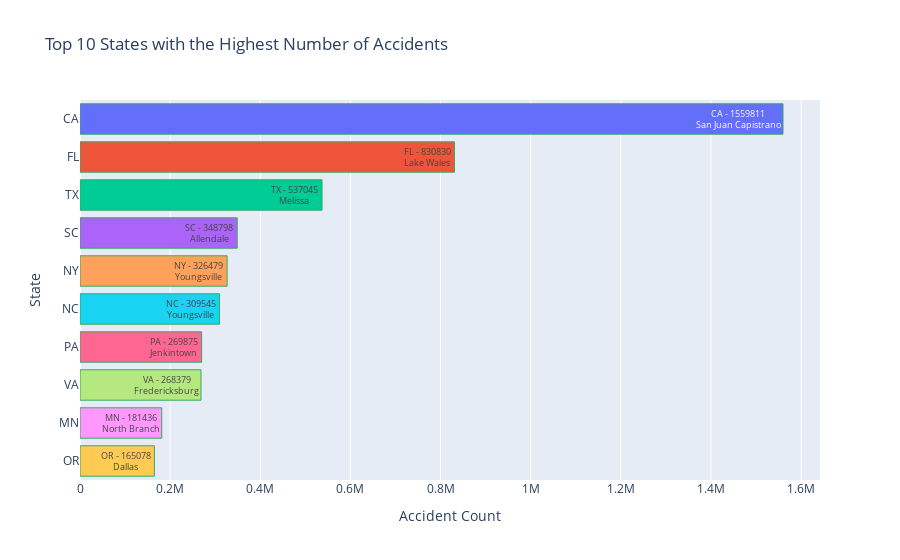

Notebook source saved alongside this figure:
### Code cell
## ARCHIT UPDATED ##

## TRAFFIC ACCIDENTS FOR TOP 10 STATES WITH THEIR RESPECTIVE CITIES  ##


import plotly.graph_objects as go
import plotly.colors as colors

# Convert the PySpark DataFrame to Pandas DataFrame
state_counts_pd = df_pyspark_clean.groupBy('State', 'City').count().toPandas()

# Group by state and get the count for each city
state_city_counts = state_counts_pd.groupby('State')['count'].sum().reset_index()

# Select the top 10 states
top_10_states = state_city_counts.nlargest(10, 'count')

# Create a diverging color scale
color_scale = colors.diverging.RdYlBu

# Create the horizontal bar chart with color shade
fig = go.Figure()

# Add bars to the chart
for i, row in top_10_states.iterrows():
    bar_text = f"{row['State']} - {row['count']}<br>{state_counts_pd.loc[state_counts_pd['State'] == row['State'], 'City'].values[0]}"
    fig.add_trace(go.Bar(
        x=[row['count']],
        y=[row['State']],
        orientation='h',
        text=[bar_text],
        hovertemplate='%{text}',
        marker=dict(
            color=row['count'],
            colorscale=color_scale,
            line=dict(color='rgba(50, 171, 96, 1.0)', width=1)
        ),
        textposition='inside'
    ))

# Update layout properties
fig.update_layout(
    title='Top 10 States with the Highest Number of Accidents',
    xaxis_title='Accident Count',
    yaxis_title='State',
    yaxis=dict(autorange='reversed'),
    showlegend=False
)

# Show the horizontal bar chart
fig.show()

### Figure 1 — Plotly figure (JSON) as saved in the notebook; plotly's stock layout.template omitted (floating-point values rounded to 4 significant figures)
{"data": [{"hovertemplate": "%{text}", "marker": {"color": 1559811, "colorscale": [[0, "rgb(165,0,38)"], [0.1, "rgb(215,48,39)"], [0.2, "rgb(244,109,67)"], [0.3, "rgb(253,174,97)"], [0.4, "rgb(254,224,144)"], [0.5, "rgb(255,255,191)"], [0.6, "rgb(224,243,248)"], [0.7, "rgb(171,217,233)"], [0.8, "rgb(116,173,209)"], [0.9, "rgb(69,117,180)"], [1, "rgb(49,54,149)"]], "line": {"color": "rgba(50, 171, 96, 1.0)", "width": 1}}, "orientation": "h", "text": ["CA - 1559811<br>San Juan Capistrano"], "textposition": "inside", "type": "bar", "x": [1559811], "y": ["CA"]}, {"hovertemplate": "%{text}", "marker": {"color": 830830, "colorscale": [[0, "rgb(165,0,38)"], [0.1, "rgb(215,48,39)"], [0.2, "rgb(244,109,67)"], [0.3, "rgb(253,174,97)"], [0.4, "rgb(254,224,144)"], [0.5, "rgb(255,255,191)"], [0.6, "rgb(224,243,248)"], [0.7, "rgb(171,217,233)"], [0.8, "rgb(116,173,209)"], [0.9, "rgb(69,117,180)"], [1, "rgb(49,54,149)"]], "line": {"color": "rgba(50, 171, 96, 1.0)", "width": 1}}, "orientation": "h", "text": ["FL - 830830<br>Lake Wales"], "textposition": "inside", "type": "bar", "x": [830830], "y": ["FL"]}, {"hovertemplate": "%{text}", "marker": {"color": 537045, "colorscale": [[0, "rgb(165,0,38)"], [0.1, "rgb(215,48,39)"], [0.2, "rgb(244,109,67)"], [0.3, "rgb(253,174,97)"], [0.4, "rgb(254,224,144)"], [0.5, "rgb(255,255,191)"], [0.6, "rgb(224,243,248)"], [0.7, "rgb(171,217,233)"], [0.8, "rgb(116,173,209)"], [0.9, "rgb(69,117,180)"], [1, "rgb(49,54,149)"]], "line": {"color": "rgba(50, 171, 96, 1.0)", "width": 1}}, "orientation": "h", "text": ["TX - 537045<br>Melissa"], "textposition": "inside", "type": "bar", "x": [537045], "y": ["TX"]}, {"hovertemplate": "%{text}", "marker": {"color": 348798, "colorscale": [[0, "rgb(165,0,38)"], [0.1, "rgb(215,48,39)"], [0.2, "rgb(244,109,67)"], [0.3, "rgb(253,174,97)"], [0.4, "rgb(254,224,144)"], [0.5, "rgb(255,255,191)"], [0.6, "rgb(224,243,248)"], [0.7, "rgb(171,217,233)"], [0.8, "rgb(116,173,209)"], [0.9, "rgb(69,117,180)"], [1, "rgb(49,54,149)"]], "line": {"color": "rgba(50, 171, 96, 1.0)", "width": 1}}, "orientation": "h", "text": ["SC - 348798<br>Allendale"], "textposition": "inside", "type": "bar", "x": [348798], "y": ["SC"]}, {"hovertemplate": "%{text}", "marker": {"color": 326479, "colorscale": [[0, "rgb(165,0,38)"], [0.1, "rgb(215,48,39)"], [0.2, "rgb(244,109,67)"], [0.3, "rgb(253,174,97)"], [0.4, "rgb(254,224,144)"], [0.5, "rgb(255,255,191)"], [0.6, "rgb(224,243,248)"], [0.7, "rgb(171,217,233)"], [0.8, "rgb(116,173,209)"], [0.9, "rgb(69,117,180)"], [1, "rgb(49,54,149)"]], "line": {"color": "rgba(50, 171, 96, 1.0)", "width": 1}}, "orientation": "h", "text": ["NY - 326479<br>Youngsville"], "textposition": "inside", "type": "bar", "x": [326479], "y": ["NY"]}, {"hovertemplate": "%{text}", "marker": {"color": 309545, "colorscale": [[0, "rgb(165,0,38)"], [0.1, "rgb(215,48,39)"], [0.2, "rgb(244,109,67)"], [0.3, "rgb(253,174,97)"], [0.4, "rgb(254,224,144)"], [0.5, "rgb(255,255,191)"], [0.6, "rgb(224,243,248)"], [0.7, "rgb(171,217,233)"], [0.8, "rgb(116,173,209)"], [0.9, "rgb(69,117,180)"], [1, "rgb(49,54,149)"]], "line": {"color": "rgba(50, 171, 96, 1.0)", "width": 1}}, "orientation": "h", "text": ["NC - 309545<br>Youngsville"], "textposition": "inside", "type": "bar", "x": [309545], "y": ["NC"]}, {"hovertemplate": "%{text}", "marker": {"color": 269875, "colorscale": [[0, "rgb(165,0,38)"], [0.1, "rgb(215,48,39)"], [0.2, "rgb(244,109,67)"], [0.3, "rgb(253,174,97)"], [0.4, "rgb(254,224,144)"], [0.5, "rgb(255,255,191)"], [0.6, "rgb(224,243,248)"], [0.7, "rgb(171,217,233)"], [0.8, "rgb(116,173,209)"], [0.9, "rgb(69,117,180)"], [1, "rgb(49,54,149)"]], "line": {"color": "rgba(50, 171, 96, 1.0)", "width": 1}}, "orientation": "h", "text": ["PA - 269875<br>Jenkintown"], "textposition": "inside", "type": "bar", "x": [269875], "y": ["PA"]}, {"hovertemplate": "%{text}", "marker": {"color": 268379, "colorscale": [[0, "rgb(165,0,38)"], [0.1, "rgb(215,48,39)"], [0.2, "rgb(244,109,67)"], [0.3, "rgb(253,174,97)"], [0.4, "rgb(254,224,144)"], [0.5, "rgb(255,255,191)"], [0.6, "rgb(224,243,248)"], [0.7, "rgb(171,217,233)"], [0.8, "rgb(116,173,209)"], [0.9, "rgb(69,117,180)"], [1, "rgb(49,54,149)"]], "line": {"color": "rgba(50, 171, 96, 1.0)", "width": 1}}, "orientation": "h", "text": ["VA - 268379<br>Fredericksburg"], "textposition": "inside", "type": "bar", "x": [268379], "y": ["VA"]}, {"hovertemplate": "%{text}", "marker": {"color": 181436, "colorscale": [[0, "rgb(165,0,38)"], [0.1, "rgb(215,48,39)"], [0.2, "rgb(244,109,67)"], [0.3, "rgb(253,174,97)"], [0.4, "rgb(254,224,144)"], [0.5, "rgb(255,255,191)"], [0.6, "rgb(224,243,248)"], [0.7, "rgb(171,217,233)"], [0.8, "rgb(116,173,209)"], [0.9, "rgb(69,117,180)"], [1, "rgb(49,54,149)"]], "line": {"color": "rgba(50, 171, 96, 1.0)", "width": 1}}, "orientation": "h", "text": ["MN - 181436<br>North Branch"], "textposition": "inside", "type": "bar", "x": [181436], "y": ["MN"]}, {"hovertemplate": "%{text}", "marker": {"color": 165078, "colorscale": [[0, "rgb(165,0,38)"], [0.1, "rgb(215,48,39)"], [0.2, "rgb(244,109,67)"], [0.3, "rgb(253,174,97)"], [0.4, "rgb(254,224,144)"], [0.5, "rgb(255,255,191)"], [0.6, "rgb(224,243,248)"], [0.7, "rgb(171,217,233)"], [0.8, "rgb(116,173,209)"], [0.9, "rgb(69,117,180)"], [1, "rgb(49,54,149)"]], "line": {"color": "rgba(50, 171, 96, 1.0)", "width": 1}}, "orientation": "h", "text": ["OR - 165078<br>Dallas"], "textposition": "inside", "type": "bar", "x": [165078], "y": ["OR"]}], "layout": {"autosize": true, "showlegend": false, "title": {"text": "Top 10 States with the Highest Number of Accidents"}, "xaxis": {"autorange": true, "range": [0, 1642000.0], "title": {"text": "Accident Count"}, "type": "linear"}, "yaxis": {"autorange": true, "range": [9.5, -0.5], "title": {"text": "State"}, "type": "category"}}}
